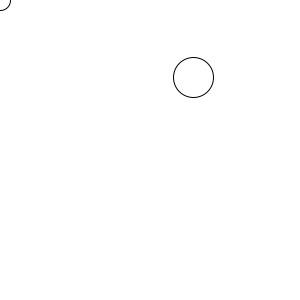
Frame 1 (no input)
Frame 60 (the mouse pressed at the canvas centre just before this capture): identical to frame 1, image omitted
Frame 120 (the mouse held since frame 60 and released just before this capture): identical to frame 1, image omitted

The Processing sketch that drew this single still picture (run headless with seeded random() and noise(); from frame 60 on, the mouse is pressed at the canvas centre):

// Processing sketch: collideSimple
// ── collideSimple.pde
float x = 0;
float y = 0;
float velX = 0;
float velY = 0;
float radiusMe = 10;

float aX = 0;
float aY = 0;
float radius = 20;


void setup(){
  
  size(300,300);
  aX = random(width);
  aY = random(height);
}


void draw(){
  
  background(255);
  ellipse(x,y,radiusMe*2,radiusMe*2);
  
  float distance = dist(x,y,aX,aY);
  if( distance < radius+radiusMe ){
    fill(255,0,0);
  }else{
    fill(255);
  }
  ellipse(aX,aY,radius*2,radius*2);
  
  x += velX;
  y += velY;
  
  velX -= velX * .1;
  velY -= velY * .1;
  
}

void keyPressed(){
  
  if( key == 'r'){
    x = width/2;
    y = height/2;
  }
  
  
  if( key == CODED){
     if( keyCode == UP){
       // up arrow
       velY -= 2;
     }else if( keyCode == DOWN){
       velY += 2;
     }else if( keyCode == RIGHT){
       velX += 2;
     } else if( keyCode == LEFT){
       velX -= 2;
     }  
  }
  
}
